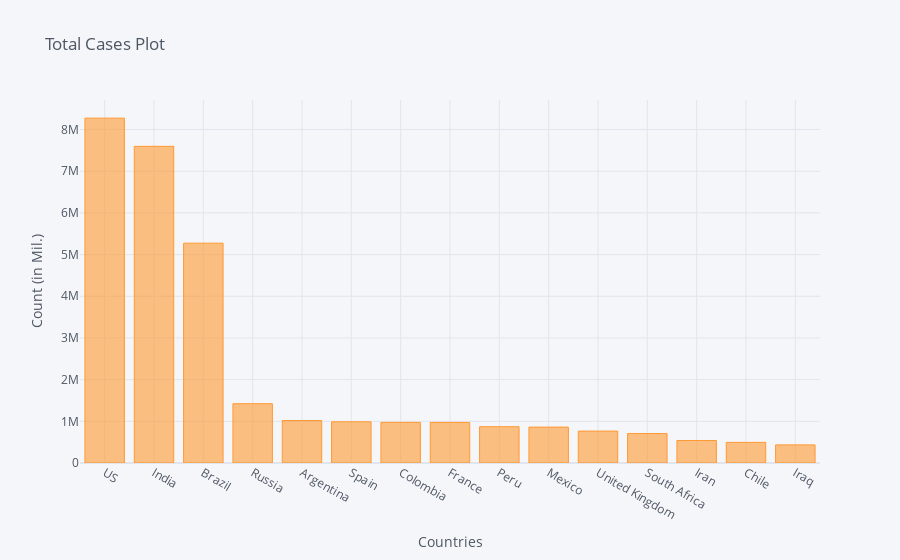

Notebook cell for this chart:
### Code cell
corona_dframe_agg_plot.iplot(kind='bar', x='Country/Region', y='10/20/20',
                             title='Total Cases Plot',xTitle='Countries',yTitle='Count (in Mil.)')

### Figure 1 — Plotly figure (JSON) as saved in the notebook; plotly's stock layout.template omitted (floating-point values rounded to 4 significant figures)
{"data": [{"marker": {"color": "rgba(255, 153, 51, 0.6)", "line": {"color": "rgba(255, 153, 51, 1.0)", "width": 1}}, "name": "10/20/20", "orientation": "v", "text": "", "type": "bar", "x": ["US", "India", "Brazil", "Russia", "Argentina", "Spain", "Colombia", "France", "Peru", "Mexico", "United Kingdom", "South Africa", "Iran", "Chile", "Iraq"], "y": [8273296, 7597063, 5273954, 1422775, 1018999, 988322, 974139, 973275, 870876, 860714, 765487, 706304, 539670, 494478, 434598]}], "layout": {"legend": {"bgcolor": "#F5F6F9", "font": {"color": "#4D5663"}}, "paper_bgcolor": "#F5F6F9", "plot_bgcolor": "#F5F6F9", "title": {"font": {"color": "#4D5663"}, "text": "Total Cases Plot"}, "xaxis": {"gridcolor": "#E1E5ED", "showgrid": true, "tickfont": {"color": "#4D5663"}, "title": {"font": {"color": "#4D5663"}, "text": "Countries"}, "zerolinecolor": "#E1E5ED"}, "yaxis": {"gridcolor": "#E1E5ED", "showgrid": true, "tickfont": {"color": "#4D5663"}, "title": {"font": {"color": "#4D5663"}, "text": "Count (in Mil.)"}, "zerolinecolor": "#E1E5ED"}}}
